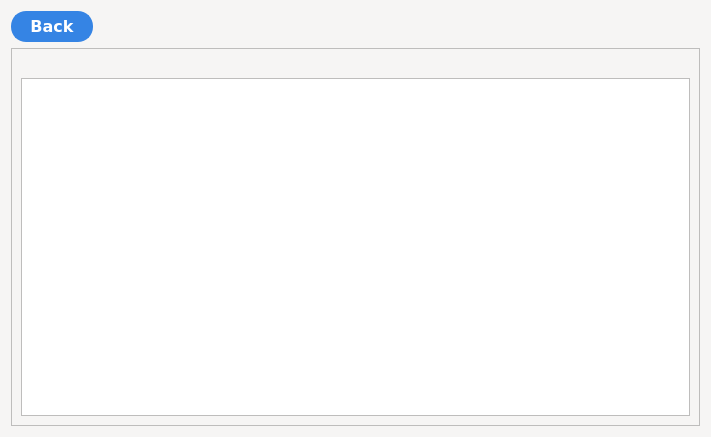
<?xml version="1.0" encoding="UTF-8"?>
<ui version="4.0">
 <class>ResultForm</class>
 <widget class="QWidget" name="ResultForm">
  <property name="windowModality">
   <enum>Qt::ApplicationModal</enum>
  </property>
  <property name="geometry">
   <rect>
    <x>0</x>
    <y>0</y>
    <width>711</width>
    <height>437</height>
   </rect>
  </property>
  <property name="palette">
   <palette>
    <active>
     <colorrole role="WindowText">
      <brush brushstyle="SolidPattern">
       <color alpha="255">
        <red>0</red>
        <green>0</green>
        <blue>0</blue>
       </color>
      </brush>
     </colorrole>
     <colorrole role="Button">
      <brush brushstyle="SolidPattern">
       <color alpha="255">
        <red>246</red>
        <green>245</green>
        <blue>244</blue>
       </color>
      </brush>
     </colorrole>
     <colorrole role="Light">
      <brush brushstyle="SolidPattern">
       <color alpha="255">
        <red>255</red>
        <green>255</green>
        <blue>255</blue>
       </color>
      </brush>
     </colorrole>
     <colorrole role="Midlight">
      <brush brushstyle="SolidPattern">
       <color alpha="255">
        <red>250</red>
        <green>250</green>
        <blue>249</blue>
       </color>
      </brush>
     </colorrole>
     <colorrole role="Dark">
      <brush brushstyle="SolidPattern">
       <color alpha="255">
        <red>123</red>
        <green>122</green>
        <blue>122</blue>
       </color>
      </brush>
     </colorrole>
     <colorrole role="Mid">
      <brush brushstyle="SolidPattern">
       <color alpha="255">
        <red>164</red>
        <green>163</green>
        <blue>163</blue>
       </color>
      </brush>
     </colorrole>
     <colorrole role="Text">
      <brush brushstyle="SolidPattern">
       <color alpha="255">
        <red>0</red>
        <green>0</green>
        <blue>0</blue>
       </color>
      </brush>
     </colorrole>
     <colorrole role="BrightText">
      <brush brushstyle="SolidPattern">
       <color alpha="255">
        <red>255</red>
        <green>255</green>
        <blue>255</blue>
       </color>
      </brush>
     </colorrole>
     <colorrole role="ButtonText">
      <brush brushstyle="SolidPattern">
       <color alpha="255">
        <red>0</red>
        <green>0</green>
        <blue>0</blue>
       </color>
      </brush>
     </colorrole>
     <colorrole role="Base">
      <brush brushstyle="SolidPattern">
       <color alpha="255">
        <red>255</red>
        <green>255</green>
        <blue>255</blue>
       </color>
      </brush>
     </colorrole>
     <colorrole role="Window">
      <brush brushstyle="SolidPattern">
       <color alpha="255">
        <red>246</red>
        <green>245</green>
        <blue>244</blue>
       </color>
      </brush>
     </colorrole>
     <colorrole role="Shadow">
      <brush brushstyle="SolidPattern">
       <color alpha="255">
        <red>0</red>
        <green>0</green>
        <blue>0</blue>
       </color>
      </brush>
     </colorrole>
     <colorrole role="AlternateBase">
      <brush brushstyle="SolidPattern">
       <color alpha="255">
        <red>250</red>
        <green>250</green>
        <blue>249</blue>
       </color>
      </brush>
     </colorrole>
     <colorrole role="ToolTipBase">
      <brush brushstyle="SolidPattern">
       <color alpha="255">
        <red>255</red>
        <green>255</green>
        <blue>220</blue>
       </color>
      </brush>
     </colorrole>
     <colorrole role="ToolTipText">
      <brush brushstyle="SolidPattern">
       <color alpha="255">
        <red>0</red>
        <green>0</green>
        <blue>0</blue>
       </color>
      </brush>
     </colorrole>
    </active>
    <inactive>
     <colorrole role="WindowText">
      <brush brushstyle="SolidPattern">
       <color alpha="255">
        <red>0</red>
        <green>0</green>
        <blue>0</blue>
       </color>
      </brush>
     </colorrole>
     <colorrole role="Button">
      <brush brushstyle="SolidPattern">
       <color alpha="255">
        <red>246</red>
        <green>245</green>
        <blue>244</blue>
       </color>
      </brush>
     </colorrole>
     <colorrole role="Light">
      <brush brushstyle="SolidPattern">
       <color alpha="255">
        <red>255</red>
        <green>255</green>
        <blue>255</blue>
       </color>
      </brush>
     </colorrole>
     <colorrole role="Midlight">
      <brush brushstyle="SolidPattern">
       <color alpha="255">
        <red>250</red>
        <green>250</green>
        <blue>249</blue>
       </color>
      </brush>
     </colorrole>
     <colorrole role="Dark">
      <brush brushstyle="SolidPattern">
       <color alpha="255">
        <red>123</red>
        <green>122</green>
        <blue>122</blue>
       </color>
      </brush>
     </colorrole>
     <colorrole role="Mid">
      <brush brushstyle="SolidPattern">
       <color alpha="255">
        <red>164</red>
        <green>163</green>
        <blue>163</blue>
       </color>
      </brush>
     </colorrole>
     <colorrole role="Text">
      <brush brushstyle="SolidPattern">
       <color alpha="255">
        <red>0</red>
        <green>0</green>
        <blue>0</blue>
       </color>
      </brush>
     </colorrole>
     <colorrole role="BrightText">
      <brush brushstyle="SolidPattern">
       <color alpha="255">
        <red>255</red>
        <green>255</green>
        <blue>255</blue>
       </color>
      </brush>
     </colorrole>
     <colorrole role="ButtonText">
      <brush brushstyle="SolidPattern">
       <color alpha="255">
        <red>0</red>
        <green>0</green>
        <blue>0</blue>
       </color>
      </brush>
     </colorrole>
     <colorrole role="Base">
      <brush brushstyle="SolidPattern">
       <color alpha="255">
        <red>255</red>
        <green>255</green>
        <blue>255</blue>
       </color>
      </brush>
     </colorrole>
     <colorrole role="Window">
      <brush brushstyle="SolidPattern">
       <color alpha="255">
        <red>246</red>
        <green>245</green>
        <blue>244</blue>
       </color>
      </brush>
     </colorrole>
     <colorrole role="Shadow">
      <brush brushstyle="SolidPattern">
       <color alpha="255">
        <red>0</red>
        <green>0</green>
        <blue>0</blue>
       </color>
      </brush>
     </colorrole>
     <colorrole role="AlternateBase">
      <brush brushstyle="SolidPattern">
       <color alpha="255">
        <red>250</red>
        <green>250</green>
        <blue>249</blue>
       </color>
      </brush>
     </colorrole>
     <colorrole role="ToolTipBase">
      <brush brushstyle="SolidPattern">
       <color alpha="255">
        <red>255</red>
        <green>255</green>
        <blue>220</blue>
       </color>
      </brush>
     </colorrole>
     <colorrole role="ToolTipText">
      <brush brushstyle="SolidPattern">
       <color alpha="255">
        <red>0</red>
        <green>0</green>
        <blue>0</blue>
       </color>
      </brush>
     </colorrole>
    </inactive>
    <disabled>
     <colorrole role="WindowText">
      <brush brushstyle="SolidPattern">
       <color alpha="255">
        <red>123</red>
        <green>122</green>
        <blue>122</blue>
       </color>
      </brush>
     </colorrole>
     <colorrole role="Button">
      <brush brushstyle="SolidPattern">
       <color alpha="255">
        <red>246</red>
        <green>245</green>
        <blue>244</blue>
       </color>
      </brush>
     </colorrole>
     <colorrole role="Light">
      <brush brushstyle="SolidPattern">
       <color alpha="255">
        <red>255</red>
        <green>255</green>
        <blue>255</blue>
       </color>
      </brush>
     </colorrole>
     <colorrole role="Midlight">
      <brush brushstyle="SolidPattern">
       <color alpha="255">
        <red>250</red>
        <green>250</green>
        <blue>249</blue>
       </color>
      </brush>
     </colorrole>
     <colorrole role="Dark">
      <brush brushstyle="SolidPattern">
       <color alpha="255">
        <red>123</red>
        <green>122</green>
        <blue>122</blue>
       </color>
      </brush>
     </colorrole>
     <colorrole role="Mid">
      <brush brushstyle="SolidPattern">
       <color alpha="255">
        <red>164</red>
        <green>163</green>
        <blue>163</blue>
       </color>
      </brush>
     </colorrole>
     <colorrole role="Text">
      <brush brushstyle="SolidPattern">
       <color alpha="255">
        <red>123</red>
        <green>122</green>
        <blue>122</blue>
       </color>
      </brush>
     </colorrole>
     <colorrole role="BrightText">
      <brush brushstyle="SolidPattern">
       <color alpha="255">
        <red>255</red>
        <green>255</green>
        <blue>255</blue>
       </color>
      </brush>
     </colorrole>
     <colorrole role="ButtonText">
      <brush brushstyle="SolidPattern">
       <color alpha="255">
        <red>123</red>
        <green>122</green>
        <blue>122</blue>
       </color>
      </brush>
     </colorrole>
     <colorrole role="Base">
      <brush brushstyle="SolidPattern">
       <color alpha="255">
        <red>246</red>
        <green>245</green>
        <blue>244</blue>
       </color>
      </brush>
     </colorrole>
     <colorrole role="Window">
      <brush brushstyle="SolidPattern">
       <color alpha="255">
        <red>246</red>
        <green>245</green>
        <blue>244</blue>
       </color>
      </brush>
     </colorrole>
     <colorrole role="Shadow">
      <brush brushstyle="SolidPattern">
       <color alpha="255">
        <red>0</red>
        <green>0</green>
        <blue>0</blue>
       </color>
      </brush>
     </colorrole>
     <colorrole role="AlternateBase">
      <brush brushstyle="SolidPattern">
       <color alpha="255">
        <red>246</red>
        <green>245</green>
        <blue>244</blue>
       </color>
      </brush>
     </colorrole>
     <colorrole role="ToolTipBase">
      <brush brushstyle="SolidPattern">
       <color alpha="255">
        <red>255</red>
        <green>255</green>
        <blue>220</blue>
       </color>
      </brush>
     </colorrole>
     <colorrole role="ToolTipText">
      <brush brushstyle="SolidPattern">
       <color alpha="255">
        <red>0</red>
        <green>0</green>
        <blue>0</blue>
       </color>
      </brush>
     </colorrole>
    </disabled>
   </palette>
  </property>
  <property name="windowTitle">
   <string>Bionic - result</string>
  </property>
  <property name="windowIcon">
   <iconset resource="../../res.qrc">
    <normaloff>:/img/img/b_logo.png</normaloff>:/img/img/b_logo.png</iconset>
  </property>
  <layout class="QVBoxLayout" name="verticalLayout">
   <item>
    <layout class="QHBoxLayout" name="horizontalLayout">
     <item>
      <widget class="QPushButton" name="back_button">
       <property name="font">
        <font>
         <family>DejaVu Sans</family>
         <pointsize>12</pointsize>
         <weight>75</weight>
         <bold>true</bold>
        </font>
       </property>
       <property name="cursor">
        <cursorShape>PointingHandCursor</cursorShape>
       </property>
       <property name="styleSheet">
        <string notr="true">background-color: rgb(53, 132, 228);
color: rgb(255, 255, 255);
border-style: solid;
border-width: 2px;
border-radius: 15px;
border-color: rgb(53, 132, 228);
padding: 4px;
width: 70px;
min-height: 18px;</string>
       </property>
       <property name="text">
        <string>Back</string>
       </property>
      </widget>
     </item>
     <item>
      <spacer name="horizontalSpacer">
       <property name="orientation">
        <enum>Qt::Horizontal</enum>
       </property>
       <property name="sizeHint" stdset="0">
        <size>
         <width>40</width>
         <height>20</height>
        </size>
       </property>
      </spacer>
     </item>
    </layout>
   </item>
   <item>
    <widget class="QScrollArea" name="scrollArea">
     <property name="widgetResizable">
      <bool>true</bool>
     </property>
     <widget class="QWidget" name="scrollAreaWidgetContents">
      <property name="geometry">
       <rect>
        <x>0</x>
        <y>0</y>
        <width>691</width>
        <height>378</height>
       </rect>
      </property>
      <layout class="QVBoxLayout" name="verticalLayout_2">
       <item>
        <widget class="QLabel" name="res_picture">
         <property name="text">
          <string/>
         </property>
        </widget>
       </item>
       <item>
        <widget class="QTextBrowser" name="res_text">
         <property name="verticalScrollBarPolicy">
          <enum>Qt::ScrollBarAsNeeded</enum>
         </property>
         <property name="horizontalScrollBarPolicy">
          <enum>Qt::ScrollBarAsNeeded</enum>
         </property>
        </widget>
       </item>
      </layout>
     </widget>
    </widget>
   </item>
  </layout>
 </widget>
 <resources>
  <include location="../../res.qrc"/>
 </resources>
 <connections/>
</ui>
